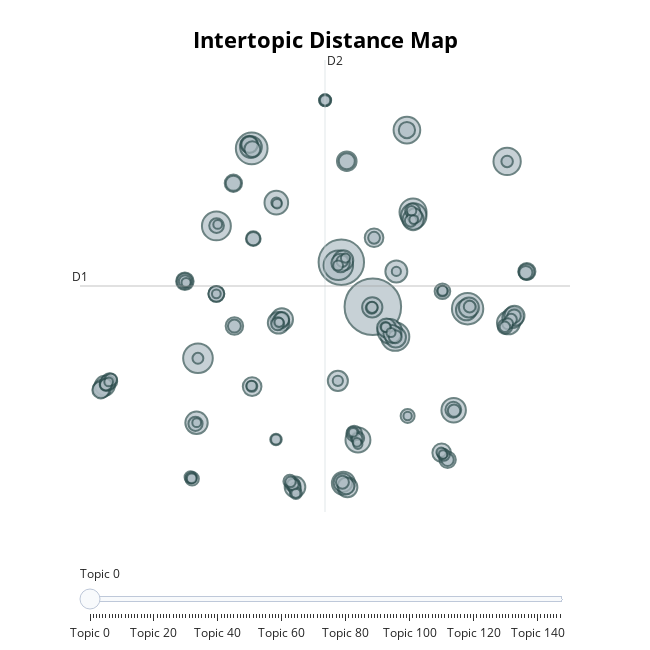

Source (notebook cell):
### Code cell
# Visualize topic similarity using a 2D representation
topic_model.visualize_topics()

### Figure 1 — Plotly figure (JSON) as saved in the notebook; plotly's stock layout.template omitted (floating-point values rounded to 4 significant figures; data arrays with more than 128 entries replaced by an {"elided": "..."} marker saying what was removed)
{"data": [{"customdata": {"elided": "148x3 mixed values"}, "hovertemplate": "<b>Topic %{customdata[0]}</b><br>%{customdata[1]}<br>Size: %{customdata[2]}", "legendgroup": "", "marker": {"color": "#B0BEC5", "line": {"color": "DarkSlateGrey", "width": 2}, "size": {"elided": "148 int values"}, "sizemode": "area", "sizeref": 0.2869, "symbol": "circle"}, "mode": "markers", "name": "", "orientation": "v", "showlegend": false, "type": "scatter", "x": {"elided": "148 float values"}, "xaxis": "x", "y": {"elided": "148 float values"}, "yaxis": "y"}], "layout": {"annotations": [{"showarrow": false, "text": "D1", "x": -11.27, "y": 5.786, "yshift": 10}, {"showarrow": false, "text": "D2", "x": 6.059, "xshift": 10, "y": 21.59}], "height": 650, "hoverlabel": {"bgcolor": "white", "font": {"family": "Rockwell", "size": 16}}, "legend": {"itemsizing": "constant", "tracegroupgap": 0}, "margin": {"t": 60}, "shapes": [{"line": {"color": "#CFD8DC", "width": 2}, "type": "line", "x0": 6.059, "x1": 6.059, "y0": -10.01, "y1": 21.59}, {"line": {"color": "#9E9E9E", "width": 2}, "type": "line", "x0": -11.27, "x1": 23.39, "y0": 5.786, "y1": 5.786}], "sliders": [{"active": 0, "pad": {"t": 50}, "steps": [{"args": [{"marker.color": {"elided": "1x148 str values"}}], "label": "Topic 0", "method": "update"}, {"args": [{"marker.color": {"elided": "1x148 str values"}}], "label": "Topic 1", "method": "update"}, {"args": [{"marker.color": {"elided": "1x148 str values"}}], "label": "Topic 2", "method": "update"}, {"args": [{"marker.color": {"elided": "1x148 str values"}}], "label": "Topic 3", "method": "update"}, {"args": [{"marker.color": {"elided": "1x148 str values"}}], "label": "Topic 4", "method": "update"}, {"args": [{"marker.color": {"elided": "1x148 str values"}}], "label": "Topic 5", "method": "update"}, {"args": [{"marker.color": {"elided": "1x148 str values"}}], "label": "Topic 6", "method": "update"}, {"args": [{"marker.color": {"elided": "1x148 str values"}}], "label": "Topic 7", "method": "update"}, {"args": [{"marker.color": {"elided": "1x148 str values"}}], "label": "Topic 8", "method": "update"}, {"args": [{"marker.color": {"elided": "1x148 str values"}}], "label": "Topic 9", "method": "update"}, {"args": [{"marker.color": {"elided": "1x148 str values"}}], "label": "Topic 10", "method": "update"}, {"args": [{"marker.color": {"elided": "1x148 str values"}}], "label": "Topic 11", "method": "update"}, {"args": [{"marker.color": {"elided": "1x148 str values"}}], "label": "Topic 12", "method": "update"}, {"args": [{"marker.color": {"elided": "1x148 str values"}}], "label": "Topic 13", "method": "update"}, {"args": [{"marker.color": {"elided": "1x148 str values"}}], "label": "Topic 14", "method": "update"}, {"args": [{"marker.color": {"elided": "1x148 str values"}}], "label": "Topic 15", "method": "update"}, {"args": [{"marker.color": {"elided": "1x148 str values"}}], "label": "Topic 16", "method": "update"}, {"args": [{"marker.color": {"elided": "1x148 str values"}}], "label": "Topic 17", "method": "update"}, {"args": [{"marker.color": {"elided": "1x148 str values"}}], "label": "Topic 18", "method": "update"}, {"args": [{"marker.color": {"elided": "1x148 str values"}}], "label": "Topic 19", "method": "update"}, {"args": [{"marker.color": {"elided": "1x148 str values"}}], "label": "Topic 20", "method": "update"}, {"args": [{"marker.color": {"elided": "1x148 str values"}}], "label": "Topic 21", "method": "update"}, {"args": [{"marker.color": {"elided": "1x148 str values"}}], "label": "Topic 22", "method": "update"}, {"args": [{"marker.color": {"elided": "1x148 str values"}}], "label": "Topic 23", "method": "update"}, {"args": [{"marker.color": {"elided": "1x148 str values"}}], "label": "Topic 24", "method": "update"}, {"args": [{"marker.color": {"elided": "1x148 str values"}}], "label": "Topic 25", "method": "update"}, {"args": [{"marker.color": {"elided": "1x148 str values"}}], "label": "Topic 26", "method": "update"}, {"args": [{"marker.color": {"elided": "1x148 str values"}}], "label": "Topic 27", "method": "update"}, {"args": [{"marker.color": {"elided": "1x148 str values"}}], "label": "Topic 28", "method": "update"}, {"args": [{"marker.color": {"elided": "1x148 str values"}}], "label": "Topic 29", "method": "update"}, {"args": [{"marker.color": {"elided": "1x148 str values"}}], "label": "Topic 30", "method": "update"}, {"args": [{"marker.color": {"elided": "1x148 str values"}}], "label": "Topic 31", "method": "update"}, {"args": [{"marker.color": {"elided": "1x148 str values"}}], "label": "Topic 32", "method": "update"}, {"args": [{"marker.color": {"elided": "1x148 str values"}}], "label": "Topic 33", "method": "update"}, {"args": [{"marker.color": {"elided": "1x148 str values"}}], "label": "Topic 34", "method": "update"}, {"args": [{"marker.color": {"elided": "1x148 str values"}}], "label": "Topic 35", "method": "update"}, {"args": [{"marker.color": {"elided": "1x148 str values"}}], "label": "Topic 36", "method": "update"}, {"args": [{"marker.color": {"elided": "1x148 str values"}}], "label": "Topic 37", "method": "update"}, {"args": [{"marker.color": {"elided": "1x148 str values"}}], "label": "Topic 38", "method": "update"}, {"args": [{"marker.color": {"elided": "1x148 str values"}}], "label": "Topic 39", "method": "update"}, {"args": [{"marker.color": {"elided": "1x148 str values"}}], "label": "Topic 40", "method": "update"}, {"args": [{"marker.color": {"elided": "1x148 str values"}}], "label": "Topic 41", "method": "update"}, {"args": [{"marker.color": {"elided": "1x148 str values"}}], "label": "Topic 42", "method": "update"}, {"args": [{"marker.color": {"elided": "1x148 str values"}}], "label": "Topic 43", "method": "update"}, {"args": [{"marker.color": {"elided": "1x148 str values"}}], "label": "Topic 44", "method": "update"}, {"args": [{"marker.color": {"elided": "1x148 str values"}}], "label": "Topic 45", "method": "update"}, {"args": [{"marker.color": {"elided": "1x148 str values"}}], "label": "Topic 46", "method": "update"}, {"args": [{"marker.color": {"elided": "1x148 str values"}}], "label": "Topic 47", "method": "update"}, {"args": [{"marker.color": {"elided": "1x148 str values"}}], "label": "Topic 48", "method": "update"}, {"args": [{"marker.color": {"elided": "1x148 str values"}}], "label": "Topic 49", "method": "update"}, {"args": [{"marker.color": {"elided": "1x148 str values"}}], "label": "Topic 50", "method": "update"}, {"args": [{"marker.color": {"elided": "1x148 str values"}}], "label": "Topic 51", "method": "update"}, {"args": [{"marker.color": {"elided": "1x148 str values"}}], "label": "Topic 52", "method": "update"}, {"args": [{"marker.color": {"elided": "1x148 str values"}}], "label": "Topic 53", "method": "update"}, {"args": [{"marker.color": {"elided": "1x148 str values"}}], "label": "Topic 54", "method": "update"}, {"args": [{"marker.color": {"elided": "1x148 str values"}}], "label": "Topic 55", "method": "update"}, {"args": [{"marker.color": {"elided": "1x148 str values"}}], "label": "Topic 56", "method": "update"}, {"args": [{"marker.color": {"elided": "1x148 str values"}}], "label": "Topic 57", "method": "update"}, {"args": [{"marker.color": {"elided": "1x148 str values"}}], "label": "Topic 58", "method": "update"}, {"args": [{"marker.color": {"elided": "1x148 str values"}}], "label": "Topic 59", "method": "update"}, {"args": [{"marker.color": {"elided": "1x148 str values"}}], "label": "Topic 60", "method": "update"}, {"args": [{"marker.color": {"elided": "1x148 str values"}}], "label": "Topic 61", "method": "update"}, {"args": [{"marker.color": {"elided": "1x148 str values"}}], "label": "Topic 62", "method": "update"}, {"args": [{"marker.color": {"elided": "1x148 str values"}}], "label": "Topic 63", "method": "update"}, {"args": [{"marker.color": {"elided": "1x148 str values"}}], "label": "Topic 64", "method": "update"}, {"args": [{"marker.color": {"elided": "1x148 str values"}}], "label": "Topic 65", "method": "update"}, {"args": [{"marker.color": {"elided": "1x148 str values"}}], "label": "Topic 66", "method": "update"}, {"args": [{"marker.color": {"elided": "1x148 str values"}}], "label": "Topic 67", "method": "update"}, {"args": [{"marker.color": {"elided": "1x148 str values"}}], "label": "Topic 68", "method": "update"}, {"args": [{"marker.color": {"elided": "1x148 str values"}}], "label": "Topic 69", "method": "update"}, {"args": [{"marker.color": {"elided": "1x148 str values"}}], "label": "Topic 70", "method": "update"}, {"args": [{"marker.color": {"elided": "1x148 str values"}}], "label": "Topic 71", "method": "update"}, {"args": [{"marker.color": {"elided": "1x148 str values"}}], "label": "Topic 72", "method": "update"}, {"args": [{"marker.color": {"elided": "1x148 str values"}}], "label": "Topic 73", "method": "update"}, {"args": [{"marker.color": {"elided": "1x148 str values"}}], "label": "Topic 74", "method": "update"}, {"args": [{"marker.color": {"elided": "1x148 str values"}}], "label": "Topic 75", "method": "update"}, {"args": [{"marker.color": {"elided": "1x148 str values"}}], "label": "Topic 76", "method": "update"}, {"args": [{"marker.color": {"elided": "1x148 str values"}}], "label": "Topic 77", "method": "update"}, {"args": [{"marker.color": {"elided": "1x148 str values"}}], "label": "Topic 78", "method": "update"}, {"args": [{"marker.color": {"elided": "1x148 str values"}}], "label": "Topic 79", "method": "update"}, {"args": [{"marker.color": {"elided": "1x148 str values"}}], "label": "Topic 80", "method": "update"}, {"args": [{"marker.color": {"elided": "1x148 str values"}}], "label": "Topic 81", "method": "update"}, {"args": [{"marker.color": {"elided": "1x148 str values"}}], "label": "Topic 82", "method": "update"}, {"args": [{"marker.color": {"elided": "1x148 str values"}}], "label": "Topic 83", "method": "update"}, {"args": [{"marker.color": {"elided": "1x148 str values"}}], "label": "Topic 84", "method": "update"}, {"args": [{"marker.color": {"elided": "1x148 str values"}}], "label": "Topic 85", "method": "update"}, {"args": [{"marker.color": {"elided": "1x148 str values"}}], "label": "Topic 86", "method": "update"}, {"args": [{"marker.color": {"elided": "1x148 str values"}}], "label": "Topic 87", "method": "update"}, {"args": [{"marker.color": {"elided": "1x148 str values"}}], "label": "Topic 88", "method": "update"}, {"args": [{"marker.color": {"elided": "1x148 str values"}}], "label": "Topic 89", "method": "update"}, {"args": [{"marker.color": {"elided": "1x148 str values"}}], "label": "Topic 90", "method": "update"}, {"args": [{"marker.color": {"elided": "1x148 str values"}}], "label": "Topic 91", "method": "update"}, {"args": [{"marker.color": {"elided": "1x148 str values"}}], "label": "Topic 92", "method": "update"}, {"args": [{"marker.color": {"elided": "1x148 str values"}}], "label": "Topic 93", "method": "update"}, {"args": [{"marker.color": {"elided": "1x148 str values"}}], "label": "Topic 94", "method": "update"}, {"args": [{"marker.color": {"elided": "1x148 str values"}}], "label": "Topic 95", "method": "update"}, {"args": [{"marker.color": {"elided": "1x148 str values"}}], "label": "Topic 96", "method": "update"}, {"args": [{"marker.color": {"elided": "1x148 str values"}}], "label": "Topic 97", "method": "update"}, {"args": [{"marker.color": {"elided": "1x148 str values"}}], "label": "Topic 98", "method": "update"}, {"args": [{"marker.color": {"elided": "1x148 str values"}}], "label": "Topic 99", "method": "update"}, {"args": [{"marker.color": {"elided": "1x148 str values"}}], "label": "Topic 100", "method": "update"}, {"args": [{"marker.color": {"elided": "1x148 str values"}}], "label": "Topic 101", "method": "update"}, {"args": [{"marker.color": {"elided": "1x148 str values"}}], "label": "Topic 102", "method": "update"}, {"args": [{"marker.color": {"elided": "1x148 str values"}}], "label": "Topic 103", "method": "update"}, {"args": [{"marker.color": {"elided": "1x148 str values"}}], "label": "Topic 104", "method": "update"}, {"args": [{"marker.color": {"elided": "1x148 str values"}}], "label": "Topic 105", "method": "update"}, {"args": [{"marker.color": {"elided": "1x148 str values"}}], "label": "Topic 106", "method": "update"}, {"args": [{"marker.color": {"elided": "1x148 str values"}}], "label": "Topic 107", "method": "update"}, {"args": [{"marker.color": {"elided": "1x148 str values"}}], "label": "Topic 108", "method": "update"}, {"args": [{"marker.color": {"elided": "1x148 str values"}}], "label": "Topic 109", "method": "update"}, {"args": [{"marker.color": {"elided": "1x148 str values"}}], "label": "Topic 110", "method": "update"}, {"args": [{"marker.color": {"elided": "1x148 str values"}}], "label": "Topic 111", "method": "update"}, {"args": [{"marker.color": {"elided": "1x148 str values"}}], "label": "Topic 112", "method": "update"}, {"args": [{"marker.color": {"elided": "1x148 str values"}}], "label": "Topic 113", "method": "update"}, {"args": [{"marker.color": {"elided": "1x148 str values"}}], "label": "Topic 114", "method": "update"}, {"args": [{"marker.color": {"elided": "1x148 str values"}}], "label": "Topic 115", "method": "update"}, {"args": [{"marker.color": {"elided": "1x148 str values"}}], "label": "Topic 116", "method": "update"}, {"args": [{"marker.color": {"elided": "1x148 str values"}}], "label": "Topic 117", "method": "update"}, {"args": [{"marker.color": {"elided": "1x148 str values"}}], "label": "Topic 118", "method": "update"}, {"args": [{"marker.color": {"elided": "1x148 str values"}}], "label": "Topic 119", "method": "update"}, {"args": [{"marker.color": {"elided": "1x148 str values"}}], "label": "Topic 120", "method": "update"}, {"args": [{"marker.color": {"elided": "1x148 str values"}}], "label": "Topic 121", "method": "update"}, {"args": [{"marker.color": {"elided": "1x148 str values"}}], "label": "Topic 122", "method": "update"}, {"args": [{"marker.color": {"elided": "1x148 str values"}}], "label": "Topic 123", "method": "update"}, {"args": [{"marker.color": {"elided": "1x148 str values"}}], "label": "Topic 124", "method": "update"}, {"args": [{"marker.color": {"elided": "1x148 str values"}}], "label": "Topic 125", "method": "update"}, {"args": [{"marker.color": {"elided": "1x148 str values"}}], "label": "Topic 126", "method": "update"}, {"args": [{"marker.color": {"elided": "1x148 str values"}}], "label": "Topic 127", "method": "update"}, {"args": [{"marker.color": {"elided": "1x148 str values"}}], "label": "Topic 128", "method": "update"}, {"args": [{"marker.color": {"elided": "1x148 str values"}}], "label": "Topic 129", "method": "update"}, {"args": [{"marker.color": {"elided": "1x148 str values"}}], "label": "Topic 130", "method": "update"}, {"args": [{"marker.color": {"elided": "1x148 str values"}}], "label": "Topic 131", "method": "update"}, {"args": [{"marker.color": {"elided": "1x148 str values"}}], "label": "Topic 132", "method": "update"}, {"args": [{"marker.color": {"elided": "1x148 str values"}}], "label": "Topic 133", "method": "update"}, {"args": [{"marker.color": {"elided": "1x148 str values"}}], "label": "Topic 134", "method": "update"}, {"args": [{"marker.color": {"elided": "1x148 str values"}}], "label": "Topic 135", "method": "update"}, {"args": [{"marker.color": {"elided": "1x148 str values"}}], "label": "Topic 136", "method": "update"}, {"args": [{"marker.color": {"elided": "1x148 str values"}}], "label": "Topic 137", "method": "update"}, {"args": [{"marker.color": {"elided": "1x148 str values"}}], "label": "Topic 138", "method": "update"}, {"args": [{"marker.color": {"elided": "1x148 str values"}}], "label": "Topic 139", "method": "update"}, {"args": [{"marker.color": {"elided": "1x148 str values"}}], "label": "Topic 140", "method": "update"}, {"args": [{"marker.color": {"elided": "1x148 str values"}}], "label": "Topic 141", "method": "update"}, {"args": [{"marker.color": {"elided": "1x148 str values"}}], "label": "Topic 142", "method": "update"}, {"args": [{"marker.color": {"elided": "1x148 str values"}}], "label": "Topic 143", "method": "update"}, {"args": [{"marker.color": {"elided": "1x148 str values"}}], "label": "Topic 144", "method": "update"}, {"args": [{"marker.color": {"elided": "1x148 str values"}}], "label": "Topic 145", "method": "update"}, {"args": [{"marker.color": {"elided": "1x148 str values"}}], "label": "Topic 146", "method": "update"}, {"args": [{"marker.color": {"elided": "1x148 str values"}}], "label": "Topic 147", "method": "update"}]}], "title": {"font": {"color": "Black", "size": 22}, "text": "<b>Intertopic Distance Map</b>", "x": 0.5, "xanchor": "center", "y": 0.95, "yanchor": "top"}, "width": 650, "xaxis": {"anchor": "y", "domain": [0, 1], "range": [-11.27, 23.39], "title": {"text": ""}, "type": "linear", "visible": false}, "yaxis": {"anchor": "x", "domain": [0, 1], "range": [-10.01, 21.59], "title": {"text": ""}, "type": "linear", "visible": false}}}
